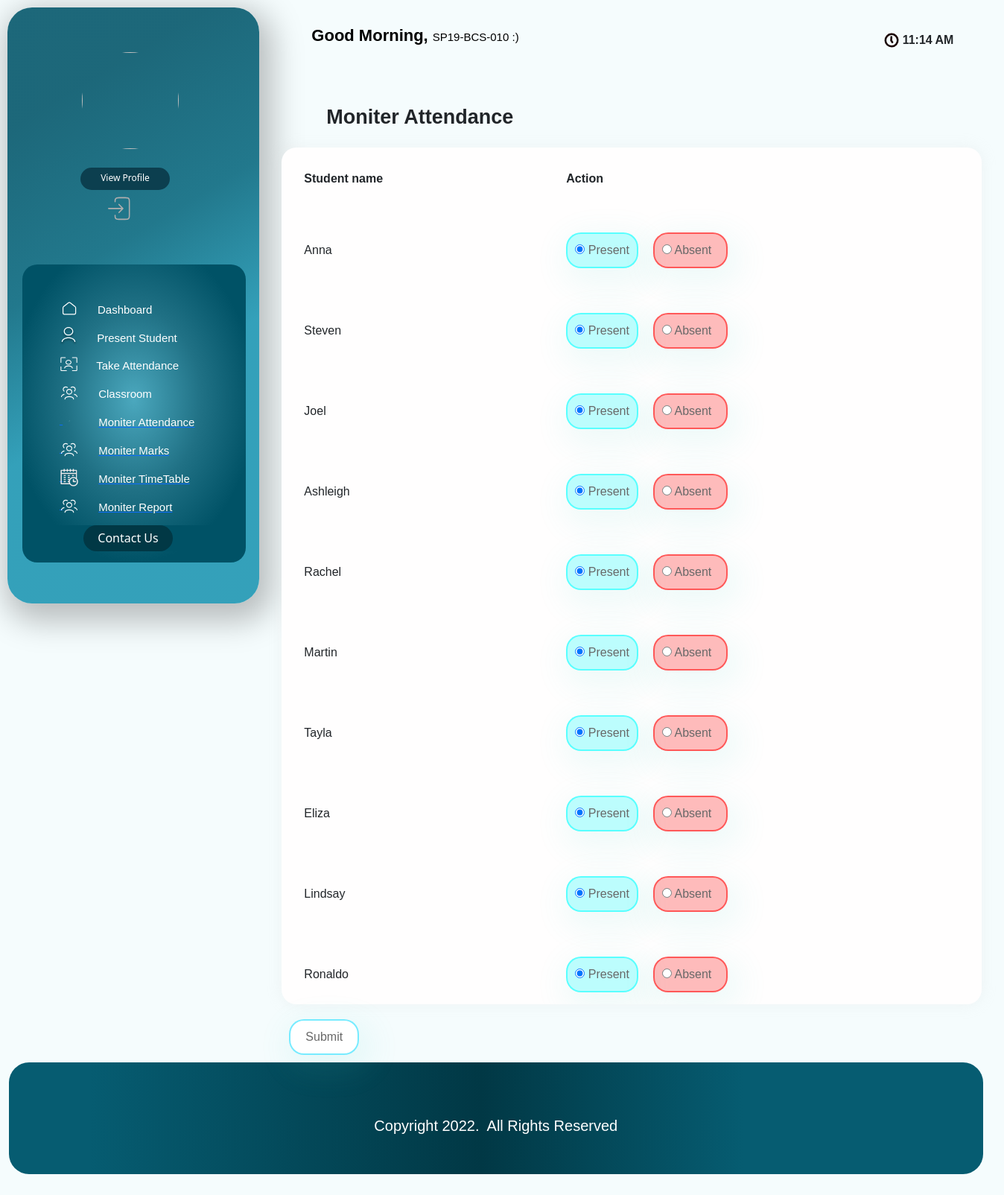
Screenshot of /info/teacher/6838/attendance/ (signed in) with the database file from the repository.
### info/models.py (models this page shows, shortened)
class User(AbstractUser):
    @property
    def is_student(self):
        if hasattr(self, 'student'):
            return True
        return False

class Student(models.Model):
    user = models.OneToOneField(User, on_delete=models.CASCADE, null=True)
    class_id = models.ForeignKey(Class, on_delete=models.CASCADE, default=1)
    USN = models.CharField(primary_key='True', max_length=100)
    name = models.CharField(max_length=200)
    Reg = models.TextField(max_length=50,null=True)
    ph = models.TextField(max_length=50)
    email = models.TextField(max_length=50)
    cnic = models.TextField(max_length=50)
    sex = models.CharField(max_length=50, choices=sex_choice, default='Male')
    DOB = models.DateField(default='1998-01-01')
    image = models.ImageField(upload_to=filepath, null=True, blank=True)

### info/views.py (the view)
# urls.py: path('teacher/<int:ass_c_id>/attendance/', views.t_attendance, name='t_attendance'),
@login_required()
def t_attendance(request, ass_c_id):
    assc = get_object_or_404(AttendanceClass, id=ass_c_id)
    ass = assc.assign
    c = ass.class_id
    context = {
        'ass': ass,
        'c': c,
        'assc': assc,
        'date': g, 'time': current_time
    }
    return render(request, 'info/t_attendance.html', context)

### info/templates/info/t_attendance.html (shortened to what this page needs)
<!DOCTYPE html>
<html lang="en">
<head>
     <link href="https://cdn.jsdelivr.net/npm/bootstrap@5.2.0-beta1/dist/css/bootstrap.min.css" rel="stylesheet">
</head>
<body style="background-color: rgba(245, 252, 253, 0.94)">
  <div    >
    <div class="maiin">
        <div class="upcnt">
            <div class="uplftcnt">
                <div class="primg">
                  <img src="/ImagesAttendance/{{ user.teacher.image }}" alt="">
                </div>
                <div class="prdet">
                    <div class="btnttl">
                      <a style="text-decoration:none ;" href="/viewprofile"><div  class="vp"> View Profile</div></a>
                    </div>
                    <div class="lgout" style="margin-left: 135px; margin-top: 0px; "><a href="{% url 'logout'%}"><img style=" width: 30px; height:50px;" src="/ImagesAttendance/info/images/lgout.svg" alt=""> </a></div>
                </div>
                <div class="navico">
                <div class="upici">
                  <a href="/index" style="color:white;text-decoration:none;">
                    <div class="icco">
                    <div class="icim"><img style="width: 26px; height:26px; "  src="/ImagesAttendance/info/images/House_02.svg"> </div>
                    <div class="icttl"> Dashboard</div>
                    </div>
                  </a>
                  <a href="/present_student" style="color:white;text-decoration:none;">
                    <div class="icco">
                    <div class="icim">&nbsp;<img style="width: 26px; height:25px; margin-left: -5px;"  src="/ImagesAttendance/info/images/prstu.svg"> </div>
                    <div class="icttl">Present Student </div>
                    </div>
                  </a>
                  <a href="/TakeAttendance" style="color:white;text-decoration:none;">
                    <div class="icco">
                    <div class="icim">&nbsp;<img style="width: 23px; height:23px; margin-left: -3px; "  src="/ImagesAttendance/info/images/tkatn.svg"> </div>
                    <div class="icttl">Take Attendance </div>
                    </div>
                  </a>
                  <a href="/class_room" style="color:white;text-decoration:none;">
                    <div class="icco">
                    <div class="icim">&nbsp;<img style="width: 28px; height:28px; margin-left: -5px;"  src="/ImagesAttendance/info/images/clsrm.svg"> </div>
                    <div class="icttl">Classroom</div>
                    </div>
                  </a>
                  <a href="{% url 't_clas' request.user.teacher.id 1 %}">
                      <div class="icco">
                          <div class="icim">&nbsp;<img style="width: 28px; height:28px; margin-left: -5px;"  src="/ImagesAttendance/info/images/editico.svg"> </div>
                          <div class="icttl">Moniter Attendance</div>
                          </div>
                    </a>
                    <a href="{% url 't_clas' request.user.teacher.id 2 %}">
                      <div class="icco">
                          <div class="icim">&nbsp;<img style="width: 28px; height:28px; margin-left: -5px;"  src="/ImagesAttendance/info/images/clsrm.svg"> </div>
                          <div class="icttl">Moniter Marks</div>
                          </div>
                    </a>
                    <a href="{% url 't_timetable' request.user.teacher.id %}">
                      <div class="icco">
                      <div class="icim">&nbsp;<img style="width: 28px; height:28px; margin-left: -5px;"  src="/ImagesAttendance/info/images/ttbl.png"> </div>
                      <div class="icttl">Moniter TimeTable</div>
                      </div>
                   </a>
                   <a href="{% url 't_clas' request.user.teacher.id 3 %}">
                      <div class="icco">
                      <div class="icim">&nbsp;<img style="width: 28px; height:28px; margin-left: -5px;"  src="/ImagesAttendance/info/images/clsrm.svg"> </div>
                      <div class="icttl">Moniter Report</div>
                      </div>
                  </a>
                 </div>
                 <div style=" margin-top: -20px; background-color: transparent   " class="dwic"  >
                  <a style="text-decoration:none  ; background-color: #005266;" href="/contactus"> <div style="background-color: #013845;" class="cntus"><span>Contact Us</span> </div></a>
                </div>
               </div>
            </div>
            <div class="upritcnt">
                <div class="tagg">
                    <div class="greet">Good Morning,<span>{{request.user}} :)</span> </div>
                    <div class="timee">
                        <div class="timeeimg"> <img style="width: 20px; height:20px" src="/ImagesAttendance/info/images/tico.svg"></img> </div>
                        <div class="tym"> {{time}}</div>
                    </div>
                </div>
                <div class="Attendance">
                    <div class="titl">
                      <div>Moniter Attendance</div>
                    </div>
                    <div class="prescont">
{% if c.student_set.all %}
<form action="{% url 'confirm' assc.id %}" method="post">
        <div class="card-body">
          <div class="table-responsive">
            <table id="studnt" >
              <thead>
                <tr>
                    <th>Student name</th>
                    <th>Action </th>
                </tr>
              </thead>
                <tbody>
                {% for s in c.student_set.all %}
                    <tr>
                    <td>{{s.name}}</td>
                    <td>
                        <div style="display: flex; gap: 20px;"  data-toggle="buttons">
                                <label style="color: #686868; text-decoration: none; border: 2px solid #05ffff8a; font-family: 'Gill Sans', 'Gill Sans MT', Calibri, 'Trebuchet MS', sans-serif; box-shadow: 7px 13px 42px 11px rgba(76, 216, 195, 0.089); padding: 10px; border-radius: 20px; background-color: rgba(13, 252, 252, 0.274); " >
                                    <input type="radio" name="{{ s.USN }}" id="option1" autocomplete="off" value="present" checked> Present
                                </label>
                                <label style="color: #686868; text-decoration: none; border: 2px solid #ff05058a; font-family: 'Gill Sans', 'Gill Sans MT', Calibri, 'Trebuchet MS', sans-serif; box-shadow: 7px 13px 42px 11px rgba(76, 216, 195, 0.089); padding: 10px; border-radius: 20px; padding-left: 10px; padding-right: 20px; background-color: rgba(252, 13, 13, 0.274); " >
                                    <input type="radio" name="{{ s.USN }}" id="option2" autocomplete="off" value="absent" style="color: white;"> Absent
                                </label>
                        </div>
                    </td>
                    </tr>
                {% endfor %}
                </tbody>
            </table>
          </div>
        </div>
      </div>
      <div style="margin-left: 30px;">
        <input style="color: #686868; text-decoration: none; border: 2px solid #05daff8a; font-family: 'Gill Sans', 'Gill Sans MT', Calibri, 'Trebuchet MS', sans-serif; box-shadow: 7px 13px 42px 11px rgba(76, 216, 195, 0.089); padding: 10px; padding-left: 20px; padding-right: 20px; border-radius: 20px; background-color: white; " type="submit" value="Submit">
      </div>    </form>
{% else %}
    <p>No students in Class</p>
{% endif %}
</div>
</div>
</div>
</div>
<div  class="dwncnt">
<div class="cpr">Copyright 2022.&nbsp; All Rights Reserved</div>
</div>
</div>
</body>
</html>

### info/templates/info/t_attendance.html (style rules this page uses)
.maiin { display: flex; flex-direction: column; }
.upcnt { display: flex; }
.uplftcnt { height: 800px; width: 338.33px; margin: 10px; background: linear-gradient(328.91deg, rgba(0, 136, 168, 0.79) 38.23%, rgba(14, 108, 130, 0.912112) 59.45%, rgba(19, 97, 116, 0.958605) 83.69%); box-shadow: 7px 13px 42px 11px rgba(0, 0, 0, 0.25); border-radius: 33px; display: flex; flex-direction: column; }
.greet { font-family: 'Hammersmith One', sans-serif; font-weight: 600; font-size: 22px; line-height: 35px; text-align: center; margin-left: 60px; color: #000000; }
.greet span { font-size: 15px; margin-left: 6px; font-weight: 400; }
.tagg { display: flex; gap: 490px; margin-top: 30px; }
.timee { display: flex; gap: 5px; margin-top: 10px; margin-right: 8px; }
.tym { font-family: 'DM Sans', sans-serif; font-weight: 600; margin-top: 2px; }
.primg { border-radius: 100px; width: 130px; height: 130px; margin-top: 60px; margin-left: 100px; display: flex; justify-content: center; align-items: center; }
.primg img { border-radius: 100px; width: 130px; height: 130px; }
.navico { margin-left: 20px; margin-right: 20px; margin-top: 50px; height: 400px; width: 300px; background: radial-gradient(54.74% 54.74% at 49.91% 45.32%, #4BA8BE 0%, #207185 55.32%, #005266 100%); border-radius: 20px; }
.btnttl { height: 30px; width: 120px; border-radius: 20px; background-color: #0C3F4F; display: flex; justify-content: center; margin-top: 7px; font-size: 12px; margin-left: 98px; }
.vp { margin-top: 5px; color: #FFFFFF; }
.upici { margin-top: 45px; }
.icco { display: flex; gap: 25px; margin-top: 10px; }
.icim { margin-left: 50px; color: #FFFFFF; }
.icttl { color: #FFFFFF; font-family: 'DM Sans', sans-serif; font-size: 15px; margin-top: 5px; }
.dwic { width: 270px; height: 100px; border-radius: 20px; margin-left: 12px; }
.dwic { background: #071E23; display: flex; flex-direction: column; gap: 10px; justify-items: center; justify-content: center ; margin-top: 50px; }
.ttlh ,.cntus { margin-left: 70px; }
.cntus { color: white; background-color: #116782; width: 120px; display: flex; justify-content: center; height: 35px; border-radius: 100px; }
.cntus span { margin-top: 5px; }
.dwncnt { width: 97vw; height: 150px; background: linear-gradient(90deg, #065C71 8.33%, #013845 48.52%, #065C71 75.37%); border-radius: 27px; margin-left: 12px; margin-bottom: 10px; margin-top: 10px; display: flex; justify-content: space-around; }
.cpr { margin-top: 70px; color: #FFFFFF; font-family: 'DM Sans', sans-serif; font-size: 20px; }
.titl { font-family: 'DM Sans', sans-serif; font-size: 27px; font-weight: 700; margin-top: 70px; margin-left: 80px; margin-bottom: 10px; }
.icco { display: inline-block; display: flex; vertical-align: middle; -webkit-transform: perspective(1px) translateZ(0); transform: perspective(1px) translateZ(0); box-shadow: 0 0 1px rgba(0, 0, 0, 0); -webkit-transition-duration: 0.3s; transition-duration: 0.3s; }
.icco .icim { -webkit-transform: translateZ(0); transform: translateZ(0); -webkit-transition-duration: 0.3s; transition-duration: 0.3s; -webkit-transition-property: transform; transition-property: transform; -webkit-transition-timing-function: ease-out; transition-timing-function: ease-out; }
.titl { display: flex; }
::placeholder { color: rgb(189, 189, 189); }
.prescont { background-color: rgb(255, 254, 254); border-radius: 20px; width: 940px; height: 70vh; margin: 20px; display: flex; flex-direction: column; overflow-y: scroll; box-shadow: 0px 0px 17px 2px rgba(218, 218, 218, 0.212); }
#studnt { font-family: Arial, Helvetica, sans-serif; padding: 20px; width: 100%; }
#studnt th { padding: 30px; }
#studnt tr { padding: 30px; }
#studnt td { height: 70px; padding: 30px; }

### rows the page displays
User: user "SP19-BCS-010"
Student: name "Anna"
Student: name "Steven"
Student: name "Joel"
Student: name "Ashleigh"
Student: name "Rachel"
Student: name "Martin"
Student: name "Tayla"
Student: name "Eliza"
Student: name "Lindsay"
Student: name "Ronaldo"

### other values shown
{{ time }} "11:14 AM"
